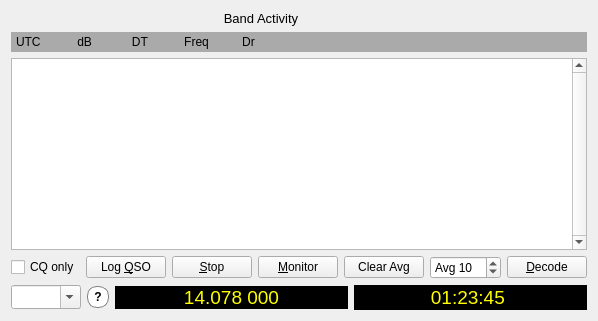
      <widget class="QWidget" name="layoutWidget">
       <layout class="QVBoxLayout" name="verticalLayout_3">
        <item>
         <widget class="QLabel" name="lh_decodes_title_label">
          <property name="maximumSize">
           <size>
            <width>500</width>
            <height>16777215</height>
           </size>
          </property>
          <property name="font">
           <font>
            <pointsize>10</pointsize>
            <bold>false</bold>
           </font>
          </property>
          <property name="text">
           <string>Band Activity</string>
          </property>
          <property name="alignment">
           <set>Qt::AlignCenter</set>
          </property>
         </widget>
        </item>
        <item>
         <widget class="QLabel" name="lh_decodes_headings_label">
          <property name="minimumSize">
           <size>
            <width>300</width>
            <height>20</height>
           </size>
          </property>
          <property name="maximumSize">
           <size>
            <width>16777215</width>
            <height>20</height>
           </size>
          </property>
          <property name="palette">
           <palette>
            <active>
             <colorrole role="Base">
              <brush brushstyle="SolidPattern">
               <color alpha="255">
                <red>252</red>
                <green>252</green>
                <blue>252</blue>
               </color>
              </brush>
             </colorrole>
             <colorrole role="Window">
              <brush brushstyle="SolidPattern">
               <color alpha="255">
                <red>170</red>
                <green>170</green>
                <blue>170</blue>
               </color>
              </brush>
             </colorrole>
            </active>
            <inactive>
             <colorrole role="Base">
              <brush brushstyle="SolidPattern">
               <color alpha="255">
                <red>252</red>
                <green>252</green>
                <blue>252</blue>
               </color>
              </brush>
             </colorrole>
             <colorrole role="Window">
              <brush brushstyle="SolidPattern">
               <color alpha="255">
                <red>170</red>
                <green>170</green>
                <blue>170</blue>
               </color>
              </brush>
             </colorrole>
            </inactive>
            <disabled>
             <colorrole role="Base">
              <brush brushstyle="SolidPattern">
               <color alpha="255">
                <red>170</red>
                <green>170</green>
                <blue>170</blue>
               </color>
              </brush>
             </colorrole>
             <colorrole role="Window">
              <brush brushstyle="SolidPattern">
               <color alpha="255">
                <red>170</red>
                <green>170</green>
                <blue>170</blue>
               </color>
              </brush>
             </colorrole>
            </disabled>
           </palette>
          </property>
          <property name="autoFillBackground">
           <bool>true</bool>
          </property>
          <property name="text">
           <string>UTC           dB            DT           Freq          Dr </string>
          </property>
          <property name="textFormat">
           <enum>Qt::PlainText</enum>
          </property>
          <property name="indent">
           <number>5</number>
          </property>
         </widget>
        </item>
        <item>
         <widget class="DisplayText" name="decodedTextBrowser">
          <property name="frameShape">
           <enum>QFrame::StyledPanel</enum>
          </property>
          <property name="verticalScrollBarPolicy">
           <enum>Qt::ScrollBarAlwaysOn</enum>
          </property>
          <property name="horizontalScrollBarPolicy">
           <enum>Qt::ScrollBarAsNeeded</enum>
          </property>
          <property name="cursorWidth">
           <number>0</number>
          </property>
          <property name="textInteractionFlags">
           <set>Qt::TextSelectableByKeyboard|Qt::TextSelectableByMouse</set>
          </property>
         </widget>
        </item>
        <item>
         <layout class="QHBoxLayout" name="horizontalLayout">
          <item>
           <widget class="QCheckBox" name="cbCQonly">
            <property name="toolTip">
             <string>CQ messages only</string>
            </property>
            <property name="text">
             <string>CQ only</string>
            </property>
           </widget>
          </item>
          <item>
           <widget class="QPushButton" name="logQSOButton">
            <property name="minimumSize">
             <size>
              <width>50</width>
              <height>0</height>
             </size>
            </property>
            <property name="toolTip">
             <string>Enter this QSO in log</string>
            </property>
            <property name="text">
             <string>Log &amp;QSO</string>
            </property>
           </widget>
          </item>
          <item>
           <widget class="QPushButton" name="stopButton">
            <property name="minimumSize">
             <size>
              <width>50</width>
              <height>0</height>
             </size>
            </property>
            <property name="toolTip">
             <string>Stop monitoring</string>
            </property>
            <property name="text">
             <string>&amp;Stop</string>
            </property>
           </widget>
          </item>
          <item>
           <widget class="QPushButton" name="monitorButton">
            <property name="minimumSize">
             <size>
              <width>50</width>
              <height>0</height>
             </size>
            </property>
            <property name="toolTip">
             <string>Toggle monitoring On/Off</string>
            </property>
            <property name="styleSheet">
             <string notr="true">QPushButton:checked {
    color: #000000;
	background-color: #00ff00;
    border-style: outset;
	border-width: 1px;
	border-radius: 5px;
    border-color: black;
	min-width: 5em;
	padding: 3px;
}</string>
            </property>
            <property name="text">
             <string>&amp;Monitor</string>
            </property>
            <property name="checkable">
             <bool>true</bool>
            </property>
            <property name="checked">
             <bool>false</bool>
            </property>
           </widget>
          </item>
          <item>
           <widget class="QPushButton" name="ClrAvgButton">
            <property name="enabled">
             <bool>true</bool>
            </property>
            <property name="toolTip">
             <string>&lt;html&gt;&lt;head/&gt;&lt;body&gt;&lt;p&gt;Clear the accumulating message average.&lt;/p&gt;&lt;/body&gt;&lt;/html&gt;</string>
            </property>
            <property name="accessibleDescription">
             <string>Clear the accumulating message average.</string>
            </property>
            <property name="text">
             <string>Clear Avg</string>
            </property>
           </widget>
          </item>
          <item>
           <widget class="HintedSpinBox" name="sbEchoAvg">
            <property name="prefix">
             <string>Avg </string>
            </property>
            <property name="minimum">
             <number>1</number>
            </property>
            <property name="maximum">
             <number>100</number>
            </property>
            <property name="value">
             <number>10</number>
            </property>
           </widget>
          </item>
          <item>
           <widget class="QPushButton" name="DecodeButton">
            <property name="minimumSize">
             <size>
              <width>50</width>
              <height>0</height>
             </size>
            </property>
            <property name="toolTip">
             <string>&lt;html&gt;&lt;head/&gt;&lt;body&gt;&lt;p&gt;Decode most recent Rx period at QSO Frequency&lt;/p&gt;&lt;/body&gt;&lt;/html&gt;</string>
            </property>
            <property name="accessibleDescription">
             <string>Decode most recent Rx period at QSO Frequency</string>
            </property>
            <property name="styleSheet">
             <string notr="true">QPushButton:checked {
	color: rgb(0, 0, 0);
	background-color: cyan;
	border-style: outset;
	border-width: 1px;
	border-radius: 5px;
	border-color: black;
	min-width: 5em;
	padding: 3px;
}</string>
            </property>
            <property name="text">
             <string>&amp;Decode</string>
            </property>
            <property name="checkable">
             <bool>true</bool>
            </property>
           </widget>
          </item>
         </layout>
        </item>
        <item>
         <layout class="QGridLayout" name="gridLayout_4" rowstretch="0">
          <item row="0" column="0">
           <widget class="BandComboBox" name="bandComboBox">
            <property name="maximumSize">
             <size>
              <width>70</width>
              <height>16777215</height>
             </size>
            </property>
            <property name="toolTip">
             <string>&lt;html&gt;&lt;head/&gt;&lt;body&gt;&lt;p&gt;Select operating band or enter frequency in MHz or enter kHz increment followed by k.&lt;/p&gt;&lt;/body&gt;&lt;/html&gt;</string>
            </property>
            <property name="accessibleName">
             <string>Frequency entry</string>
            </property>
            <property name="accessibleDescription">
             <string>Select operating band or enter frequency in MHz or enter kHz increment followed by k.</string>
            </property>
            <property name="editable">
             <bool>true</bool>
            </property>
            <property name="maxVisibleItems">
             <number>25</number>
            </property>
            <property name="insertPolicy">
             <enum>QComboBox::NoInsert</enum>
            </property>
            <property name="sizeAdjustPolicy">
             <enum>QComboBox::AdjustToMinimumContentsLengthWithIcon</enum>
            </property>
           </widget>
          </item>
          <item row="0" column="1">
           <widget class="QPushButton" name="readFreq">
            <property name="enabled">
             <bool>false</bool>
            </property>
            <property name="toolTip">
             <string>&lt;html&gt;&lt;head/&gt;&lt;body&gt;&lt;p&gt;If orange or red there has been a rig control failure, click to reset and read the dial frequency.  S implies split mode.&lt;/p&gt;&lt;/body&gt;&lt;/html&gt;</string>
            </property>
            <property name="accessibleDescription">
             <string>If orange or red there has been a rig control failure, click to reset and read the dial frequency. S implies split mode.</string>
            </property>
            <property name="styleSheet">
             <string notr="true">QPushButton {
 font-family: helvetica;
 font-size: 9pt;
 font-weight: bold;
 background-color: white;
 color: black;
 border-style: solid;
 border-width:1px;
 border-radius:10px;
 border-color: gray;
 max-width:20px;
 max-height:20px;
 min-width:20px;
 min-height:20px;
}
QPushButton[state=&quot;error&quot;] {
 background-color: red;
}
QPushButton[state=&quot;warning&quot;] {
 background-color: orange;
}
QPushButton[state=&quot;ok&quot;] {
 background-color: #00ff00;
}</string>
            </property>
            <property name="text">
             <string>?</string>
            </property>
           </widget>
          </item>
          <item row="0" column="2">
           <widget class="QLabel" name="labDialFreq">
            <property name="sizePolicy">
             <sizepolicy hsizetype="Minimum" vsizetype="Fixed">
              <horstretch>0</horstretch>
              <verstretch>0</verstretch>
             </sizepolicy>
            </property>
            <property name="font">
             <font>
              <family>MS Shell Dlg 2</family>
              <pointsize>14</pointsize>
             </font>
            </property>
            <property name="toolTip">
             <string>USB dial frequency</string>
            </property>
            <property name="styleSheet">
             <string notr="true">QLabel {
  font-family: MS Shell Dlg 2;
  font-size: 14pt;
   color : yellow;
   background-color : black;
}
QLabel[oob=&quot;true&quot;] {
  background-color: red;
}</string>
            </property>
            <property name="text">
             <string>14.078 000</string>
            </property>
            <property name="alignment">
             <set>Qt::AlignCenter</set>
            </property>
            <property name="margin">
             <number>5</number>
            </property>
           </widget>
          </item>
          <item row="0" column="3">
           <widget class="QLabel" name="labUTC">
            <property name="sizePolicy">
             <sizepolicy hsizetype="Minimum" vsizetype="Fixed">
              <horstretch>0</horstretch>
              <verstretch>0</verstretch>
             </sizepolicy>
            </property>
            <property name="font">
             <font>
              <family>MS Shell Dlg 2</family>
              <pointsize>14</pointsize>
             </font>
            </property>
            <property name="styleSheet">
             <string notr="true">QLabel {
  font-family: MS Shell Dlg 2;
  font-size: 14pt;
  background-color : black;
  color : yellow;
}</string>
            </property>
            <property name="frameShape">
             <enum>QFrame::StyledPanel</enum>
            </property>
            <property name="frameShadow">
             <enum>QFrame::Sunken</enum>
            </property>
            <property name="lineWidth">
             <number>2</number>
            </property>
            <property name="midLineWidth">
             <number>0</number>
            </property>
            <property name="text">
             <string>&lt;html&gt;&lt;head/&gt;&lt;body&gt;&lt;p align=&quot;center&quot;&gt; 01:23:45 &lt;/p&gt;&lt;/body&gt;&lt;/html&gt;</string>
            </property>
            <property name="alignment">
             <set>Qt::AlignCenter</set>
            </property>
            <property name="margin">
             <number>5</number>
            </property>
           </widget>
          </item>
         </layout>
        </item>
       </layout>
      </widget>
